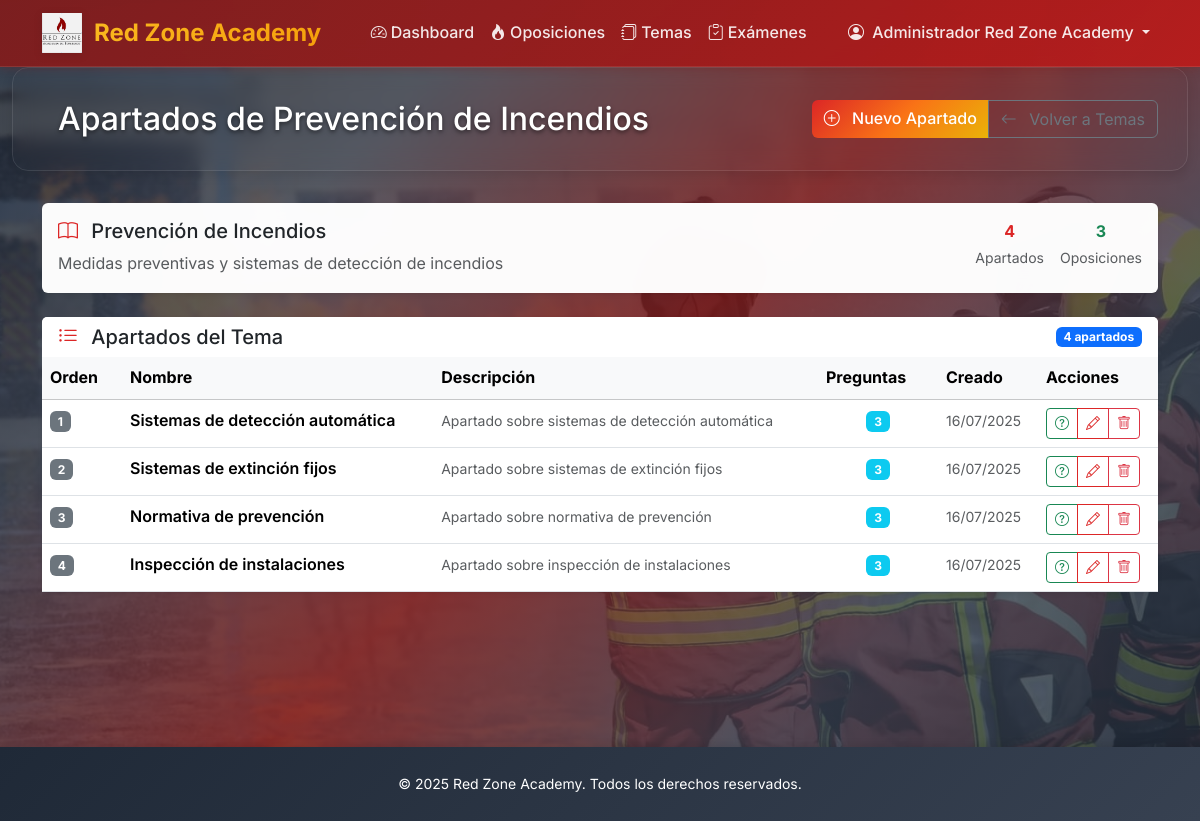
The app's page /dashboard/admin/temas/2/apartados/ (signed in) with its own data.
### accounts/models.py (models this page shows, shortened)
class CustomUser(AbstractUser):
    USER_TYPES = [
        ('admin', 'Administrador'),
        ('student', 'Alumno'),
    ]
    user_type = models.CharField(max_length=10, choices=USER_TYPES, default='student')
    created_at = models.DateTimeField(auto_now_add=True)
    profile_picture = models.ImageField(
        upload_to=user_profile_picture_path,
        blank=True,
        null=True,
        help_text="Imagen de perfil del usuario"
    )
    def is_admin(self):
        return self.user_type == 'admin'

### core/models.py (models this page shows, shortened)
class Tema(models.Model):
    nombre = models.CharField(max_length=200)
    descripcion = models.TextField(blank=True, help_text="Descripción del tema")
    oposiciones = models.ManyToManyField(
        Oposicion,
        blank=True,
        related_name='temas',
        help_text="Oposiciones a las que pertenece este tema"
    )
    alumnos_con_acceso = models.ManyToManyField(
        User,
        limit_choices_to={'user_type': 'student'},
        blank=True,
        related_name='temas_acceso'
    )
    orden = models.PositiveIntegerField(default=0, help_text="Orden de aparición en la oposición")
    created_at = models.DateTimeField(auto_now_add=True)
    updated_at = models.DateTimeField(auto_now=True)
    class Meta:
        ordering = ['orden', 'nombre']
    @property
    def total_oposiciones(self):
        return self.oposiciones.count()

class Apartado(models.Model):
    tema = models.ForeignKey(
        Tema,
        on_delete=models.CASCADE,
        related_name='apartados',
        help_text="Tema al que pertenece este apartado"
    )
    nombre = models.CharField(max_length=200, help_text="Nombre del apartado")
    descripcion = models.TextField(blank=True, help_text="Descripción del apartado")
    orden = models.PositiveIntegerField(default=0, help_text="Orden de aparición en el tema")
    created_at = models.DateTimeField(auto_now_add=True)
    updated_at = models.DateTimeField(auto_now=True)
    class Meta:
        ordering = ['orden', 'nombre']
        unique_together = ['tema', 'nombre']  # No permitir apartados duplicados en el mismo tema
        verbose_name_plural = "Apartados"
    @property
    def total_preguntas(self):
        return self.preguntas.count() if hasattr(self, 'preguntas') else 0

### core/views.py (the view)
# urls.py: path('admin/temas/<int:tema_id>/apartados/', views.AdminApartadoListView.as_view(), name='admin_apartado_list'),
class AdminApartadoListView(AdminRequiredMixin, ListView):
    model = Apartado
    template_name = 'core/admin/apartado_list.html'
    context_object_name = 'apartados'
    paginate_by = 20
    def get_queryset(self):
        self.tema = get_object_or_404(Tema, pk=self.kwargs['tema_id'])
        return Apartado.objects.filter(tema=self.tema).order_by('orden', 'nombre')
    def get_context_data(self, **kwargs):
        context = super().get_context_data(**kwargs)
        context['tema'] = self.tema
        context['title'] = f'Apartados de {self.tema.nombre}'
        return context

### core/views.py (called while the page is built)
    def test_func(self):
        return self.request.user.is_authenticated and self.request.user.is_admin()

### templates/core/admin/apartado_list.html (shortened to what this page needs)
{% extends 'base.html' %}
{% load humanize %}
{% block content %}
<div class="container-fluid d-flex flex-column" style="min-height: calc(100vh - 120px);">
    <div class="page-header">
        <div class="container">
            <div class="row align-items-center">
                <div class="col">
                    <h1 class="h2 mb-0">
                        {{ title }}
                    </h1>
                </div>
                <div class="col-auto">
                    <div class="btn-group">
                        <a href="{% url 'core:admin_apartado_create' tema_id=tema.id %}" class="btn btn-primary">
                            <i class="bi bi-plus-circle me-2"></i>
                            Nuevo Apartado
                        </a>
                        <a href="{% url 'core:admin_tema_list' %}" class="btn btn-outline-secondary">
                            <i class="bi bi-arrow-left me-2"></i>
                            Volver a Temas
                        </a>
                    </div>
                </div>
            </div>
        </div>
    </div>
    <div class="container flex-grow-1">
        {% if apartados %}
            <div class="row mb-4">
                <div class="col-12">
                    <div class="card border-0 shadow-sm">
                        <div class="card-body">
                            <div class="row">
                                <div class="col-md-8">
                                    <h5 class="card-title mb-2">
                                        <i class="bi bi-book text-primary me-2"></i>
                                        {{ tema.nombre }}
                                    </h5>
                                    <p class="text-muted mb-0">{{ tema.descripcion|default:"Sin descripción" }}</p>
                                </div>
                                <div class="col-md-4 text-end">
                                    <div class="d-flex justify-content-end gap-3">
                                        <div class="text-center">
                                            <div class="fw-bold text-primary">{{ apartados|length }}</div>
                                            <small class="text-muted">Apartados</small>
                                        </div>
                                        <div class="text-center">
                                            <div class="fw-bold text-success">{{ tema.total_oposiciones }}</div>
                                            <small class="text-muted">Oposiciones</small>
                                        </div>
                                    </div>
                                </div>
                            </div>
                        </div>
                    </div>
                </div>
            </div>
            <div class="row">
                <div class="col-12">
                    <div class="card border-0 shadow-sm">
                        <div class="card-header bg-white border-0">
                            <div class="d-flex justify-content-between align-items-center">
                                <h5 class="mb-0">
                                    <i class="bi bi-list-ul text-primary me-2"></i>
                                    Apartados del Tema
                                </h5>
                                <span class="badge bg-primary">{{ apartados|length }} apartados</span>
                            </div>
                        </div>
                        <div class="card-body p-0">
                            <div class="table-responsive">
                                <table class="table table-hover mb-0">
                                    <thead class="table-light">
                                        <tr>
                                            <th width="80">Orden</th>
                                            <th>Nombre</th>
                                            <th>Descripción</th>
                                            <th width="120">Preguntas</th>
                                            <th width="100">Creado</th>
                                            <th width="120">Acciones</th>
                                        </tr>
                                    </thead>
                                    <tbody>
                                        {% for apartado in apartados %}
                                            <tr>
                                                <td>
                                                    <span class="badge bg-secondary">{{ apartado.orden }}</span>
                                                </td>
                                                <td>
                                                    <div class="fw-semibold">{{ apartado.nombre }}</div>
                                                </td>
                                                <td>
                                                    <small class="text-muted">
                                                        {{ apartado.descripcion|truncatechars:80|default:"Sin descripción" }}
                                                    </small>
                                                </td>
                                                <td class="text-center">
                                                    <span class="badge bg-info">{{ apartado.total_preguntas }}</span>
                                                </td>
                                                <td>
                                                    <small class="text-muted">
                                                        {{ apartado.created_at|date:"d/m/Y" }}
                                                    </small>
                                                </td>
                                                <td>
                                                    <div class="btn-group btn-group-sm">
                                                        <a href="{% url 'core:admin_pregunta_list' apartado_id=apartado.pk %}"
                                                           class="btn btn-outline-success btn-sm"
                                                           title="Preguntas">
                                                            <i class="bi bi-question-circle"></i>
                                                        </a>
                                                        <a href="{% url 'core:admin_apartado_update' pk=apartado.pk %}"
                                                           class="btn btn-outline-primary btn-sm"
                                                           title="Editar">
                                                            <i class="bi bi-pencil"></i>
                                                        </a>
                                                        <a href="{% url 'core:admin_apartado_delete' pk=apartado.pk %}"
                                                           class="btn btn-outline-danger btn-sm"
                                                           title="Eliminar">
                                                            <i class="bi bi-trash"></i>
                                                        </a>
                                                    </div>
                                                </td>
                                            </tr>
                                        {% endfor %}
                                    </tbody>
                                </table>
                            </div>
                        </div>
                    </div>
                </div>
            </div>
        {% endif %}
    </div>
</div>
{% endblock %}

### templates/base.html (shortened to what this page needs)
<!DOCTYPE html>
<html lang="es" data-bs-theme="light" class="h-100">
<head>
    {% load static %}
    <link href="https://cdnjs.cloudflare.com/ajax/libs/bootstrap/5.3.2/css/bootstrap.min.css" rel="stylesheet">
    <link href="https://cdnjs.cloudflare.com/ajax/libs/bootstrap-icons/1.11.3/font/bootstrap-icons.min.css" rel="stylesheet">
</head>
<body>
    <nav class="navbar navbar-expand-lg navbar-light bg-white">
        <div class="container">
            {% load static %}
            {% if user.is_authenticated %}
                <a class="navbar-brand" href="{% url 'core:dashboard' %}">
                    <img src="{% static 'img/logo_rz.png' %}" alt="Red Zone Academy" class="navbar-brand-logo">
                    Red Zone Academy
                </a>
            {% else %}
                <a class="navbar-brand" href="#">
                    <img src="{% static 'img/logo_rz.png' %}" alt="Red Zone Academy" class="navbar-brand-logo">
                    Red Zone Academy
                </a>
            {% endif %}
            <div class="collapse navbar-collapse" id="navbarNav">
                {% if user.is_authenticated %}
                <ul class="navbar-nav mx-auto">
                    <li class="nav-item">
                        <a class="nav-link" href="{% url 'core:dashboard' %}">
                            <i class="bi bi-speedometer2 me-1"></i>Dashboard
                        </a>
                    </li>
                    <li class="nav-item">
                        <a class="nav-link" href="{% url 'core:oposicion_list' %}">
                            <i class="bi bi-fire me-1"></i>Oposiciones
                        </a>
                    </li>
                    <li class="nav-item">
                        <a class="nav-link" href="{% url 'core:tema_list' %}">
                            <i class="bi bi-journals me-1"></i>Temas
                        </a>
                    </li>
                    <li class="nav-item">
                        <a class="nav-link" href="{% url 'core:examen_test_list' %}">
                            <i class="bi bi-clipboard-check me-1"></i>Exámenes
                        </a>
                    </li>
                </ul>
                <ul class="navbar-nav">
                    <li class="nav-item dropdown">
                        <a class="nav-link dropdown-toggle" href="#" id="userDropdown" role="button" data-bs-toggle="dropdown">
                            <i class="bi bi-person-circle me-1"></i>
                            {{ user.get_full_name|default:user.username }}
                        </a>
                    </li>
                </ul>
                {% endif %}
            </div>
        </div>
    </nav>
    <div class="main-wrapper">
        {% block content %}{% endblock %}
    </div>
    <footer class="footer">
        <div class="container">
            <div class="row">
                <div class="col-12 text-center">
                    <small>&copy; 2025 Red Zone Academy. Todos los derechos reservados.</small>
                </div>
            </div>
        </div>
    </footer>
</body>
</html>

### records on screen
CustomUser: get_full_name "Administrador Red Zone Academy"
Tema: nombre "Prevención de Incendios", descripcion "Medidas preventivas y sistemas de detección de incendios", total_oposiciones "3"
Apartado: orden "1", nombre "Sistemas de detección automática", descripcion "Apartado sobre sistemas de detección automática", total_preguntas "3", created_at "16/07/2025"
Apartado: orden "2", nombre "Sistemas de extinción fijos", descripcion "Apartado sobre sistemas de extinción fijos", total_preguntas "3", created_at "16/07/2025"
Apartado: orden "3", nombre "Normativa de prevención", descripcion "Apartado sobre normativa de prevención", total_preguntas "3", created_at "16/07/2025"
Apartado: orden "4", nombre "Inspección de instalaciones", descripcion "Apartado sobre inspección de instalaciones", total_preguntas "3", created_at "16/07/2025"

### other values on screen
{{ title }} "Apartados de Prevención de Incendios"
{{ apartados|length }} "4"
